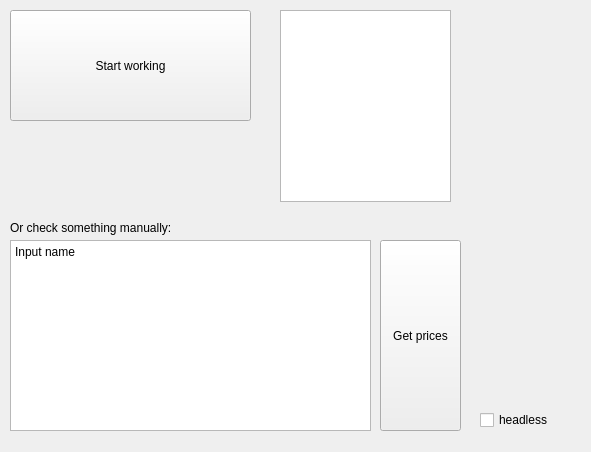
<?xml version="1.0" encoding="UTF-8"?>
<ui version="4.0">
 <class>gui</class>
 <widget class="QWidget" name="gui">
  <property name="geometry">
   <rect>
    <x>0</x>
    <y>0</y>
    <width>591</width>
    <height>452</height>
   </rect>
  </property>
  <property name="windowTitle">
   <string>gui</string>
  </property>
  <widget class="QPushButton" name="pushButton">
   <property name="geometry">
    <rect>
     <x>380</x>
     <y>240</y>
     <width>81</width>
     <height>191</height>
    </rect>
   </property>
   <property name="text">
    <string>Get prices</string>
   </property>
  </widget>
  <widget class="QPlainTextEdit" name="name">
   <property name="geometry">
    <rect>
     <x>10</x>
     <y>240</y>
     <width>361</width>
     <height>191</height>
    </rect>
   </property>
   <property name="plainText">
    <string>Input name</string>
   </property>
  </widget>
  <widget class="QTextBrowser" name="result">
   <property name="geometry">
    <rect>
     <x>280</x>
     <y>10</y>
     <width>171</width>
     <height>192</height>
    </rect>
   </property>
  </widget>
  <widget class="QCheckBox" name="headless">
   <property name="geometry">
    <rect>
     <x>480</x>
     <y>410</y>
     <width>81</width>
     <height>20</height>
    </rect>
   </property>
   <property name="text">
    <string>headless</string>
   </property>
  </widget>
  <widget class="QPushButton" name="pushButton_2">
   <property name="geometry">
    <rect>
     <x>10</x>
     <y>10</y>
     <width>241</width>
     <height>111</height>
    </rect>
   </property>
   <property name="text">
    <string>Start working</string>
   </property>
  </widget>
  <widget class="QLabel" name="label_2">
   <property name="geometry">
    <rect>
     <x>10</x>
     <y>220</y>
     <width>211</width>
     <height>16</height>
    </rect>
   </property>
   <property name="text">
    <string>Or check something manually:</string>
   </property>
  </widget>
 </widget>
 <resources/>
 <connections/>
</ui>
